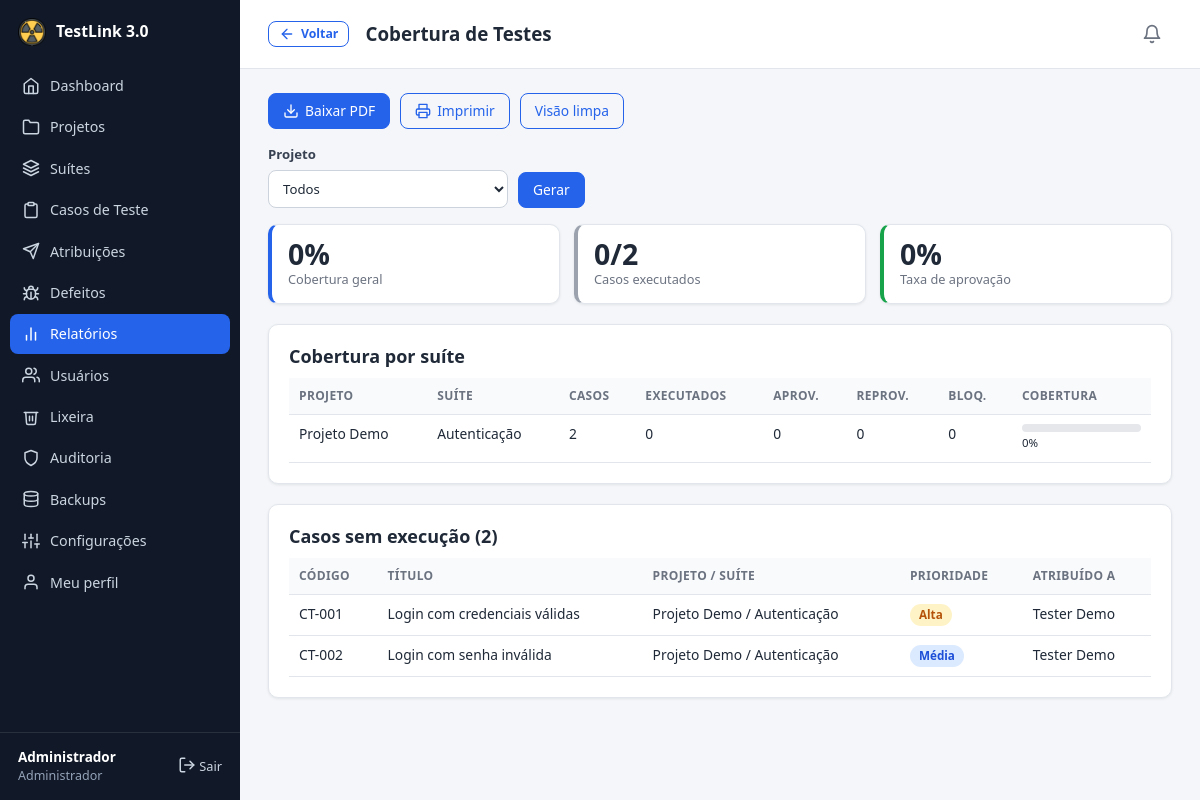
The page /report_coverage.php (signed in) on the database its author committed.
### tables this page shows
CREATE TABLE users (
    id            INT UNSIGNED AUTO_INCREMENT PRIMARY KEY,
    name          VARCHAR(120) NOT NULL,
    email         VARCHAR(160) NOT NULL UNIQUE,
    password_hash VARCHAR(255) NOT NULL,
    role          ENUM('admin','tester','developer','viewer') NOT NULL DEFAULT 'tester',
    active        TINYINT(1) NOT NULL DEFAULT 1,
     
    status        ENUM('approved','pending','rejected') NOT NULL DEFAULT 'approved',
     
    self_registered TINYINT(1) NOT NULL DEFAULT 0,
    created_at    DATETIME NOT NULL DEFAULT CURRENT_TIMESTAMP
);

CREATE TABLE projects (
    id          INT UNSIGNED AUTO_INCREMENT PRIMARY KEY,
    name        VARCHAR(150) NOT NULL,
    description TEXT NULL,
    status      ENUM('active','archived') NOT NULL DEFAULT 'active',
    created_by  INT UNSIGNED NULL,
    created_at  DATETIME NOT NULL DEFAULT CURRENT_TIMESTAMP,
    FOREIGN KEY (created_by) REFERENCES users(id) ON DELETE SET NULL
);

CREATE TABLE test_cases (
    id              INT UNSIGNED AUTO_INCREMENT PRIMARY KEY,
    project_id      INT UNSIGNED NOT NULL,
    suite_id        INT UNSIGNED NOT NULL,
    code            VARCHAR(40) NOT NULL,
    title           VARCHAR(200) NOT NULL,
    preconditions   TEXT NULL,
    steps           TEXT NOT NULL,
    expected_result TEXT NOT NULL,
    priority        ENUM('low','medium','high','critical') NOT NULL DEFAULT 'medium',
    status          ENUM('active','inactive') NOT NULL DEFAULT 'active',
    version         INT UNSIGNED NOT NULL DEFAULT 1,
    created_by      INT UNSIGNED NULL,
     
    responsible_tester_id INT UNSIGNED NULL,
    responsible_dev_id    INT UNSIGNED NULL,
    express               TINYINT(1) NOT NULL DEFAULT 0,
    created_at      DATETIME NOT NULL DEFAULT CURRENT_TIMESTAMP,
    updated_at      DATETIME NOT NULL DEFAULT CURRENT_TIMESTAMP ON UPDATE CURRENT_TIMESTAMP,
    UNIQUE KEY uq_case_code (project_id, code),
    FOREIGN KEY (project_id) REFERENCES projects(id) ON DELETE CASCADE,
    FOREIGN KEY (suite_id)   REFERENCES suites(id)   ON DELETE CASCADE,
    FOREIGN KEY (created_by) REFERENCES users(id)    ON DELETE SET NULL,
    FOREIGN KEY (responsible_tester_id) REFERENCES users(id) ON DELETE SET NULL,
    FOREIGN KEY (responsible_dev_id)    REFERENCES users(id) ON DELETE SET NULL
);

CREATE TABLE suites (
    id          INT UNSIGNED AUTO_INCREMENT PRIMARY KEY,
    project_id  INT UNSIGNED NOT NULL,
    name        VARCHAR(150) NOT NULL,
    description TEXT NULL,
    created_at  DATETIME NOT NULL DEFAULT CURRENT_TIMESTAMP,
    FOREIGN KEY (project_id) REFERENCES projects(id) ON DELETE CASCADE
);

### includes/db.php (called while the page is built)
<?php
function db(): PDO
{
    static $pdo = null;
    if ($pdo === null) {
        $dsn = 'mysql:host=' . DB_HOST . ';dbname=' . DB_NAME . ';charset=' . DB_CHARSET;
        try {
            $pdo = new PDO($dsn, DB_USER, DB_PASS, [
                PDO::ATTR_ERRMODE            => PDO::ERRMODE_EXCEPTION,
                PDO::ATTR_DEFAULT_FETCH_MODE => PDO::FETCH_ASSOC,
                PDO::ATTR_EMULATE_PREPARES   => false,
            ]);
        } catch (PDOException $e) {
            http_response_code(500);
            exit('<h1>Erro de conexão</h1><p>Não foi possível conectar ao banco de dados. '
                . 'Verifique <code>config/config.php</code> e se o <code>database.sql</code> foi importado.</p>');
        }
    }
    return $pdo;
}
function q(string $sql, array $params = []): PDOStatement
{
    $st = db()->prepare($sql);
    $st->execute($params);
    return $st;
}

### includes/auth.php (called while the page is built, shortened)
<?php
function current_user(): ?array
{
    static $user = false;
    if ($user !== false) {
        return $user;
    }
    $row = q('SELECT id, name, email, role, active FROM users WHERE id = ?', [$_SESSION['uid']])->fetch();
    return $user = $row;
}
function require_login(): array
{
    $u = current_user();
    return $u;
}
function require_role(string ...$roles): array
{
    $u = require_login();
    return $u;
}

### includes/notify.php (called while the page is built, shortened)
<?php
function unread_notifications(int $userId): int
{
    return (int)q('SELECT COUNT(*) FROM notifications WHERE user_id = ? AND read_at IS NULL', [$userId])->fetchColumn();
}

### report_coverage.php (the view, shortened to what this page needs)
<?php
require __DIR__ . '/includes/bootstrap.php';
require_role('admin', 'viewer');
$fProject = get_int('project');
$where = $fProject ? 'AND s.project_id = ?' : '';
$rows = q("SELECT p.id project_id, p.name project, s.name suite,
                  COUNT(tc.id) total,
                  COALESCE(SUM(ex.id IS NOT NULL), 0) executed,
                  COALESCE(SUM(ex.result = 'passed'), 0) passed,
                  COALESCE(SUM(ex.result = 'failed'), 0) failed,
                  COALESCE(SUM(ex.result = 'blocked'), 0) blocked
           FROM suites s JOIN projects p ON p.id = s.project_id
           LEFT JOIN test_cases tc ON tc.suite_id = s.id AND tc.status = 'active'
           LEFT JOIN executions ex ON ex.id = (SELECT MAX(id) FROM executions WHERE case_id = tc.id)
           WHERE 1=1 $where GROUP BY s.id, p.id, p.name, s.name ORDER BY p.name, s.name", $fProject ? [$fProject] : [])->fetchAll();
$totals = ['total' => 0, 'executed' => 0, 'passed' => 0];
foreach ($rows as $r) {
    $totals['total'] += $r['total'];
    $totals['executed'] += $r['executed'];
    $totals['passed'] += $r['passed'];
}
$gaps = q("SELECT tc.code, tc.title, p.name project, s.name suite, tc.priority,
                  (SELECT GROUP_CONCAT(u.name SEPARATOR ', ') FROM assignments a JOIN users u ON u.id = a.tester_id WHERE a.case_id = tc.id) testers
           FROM test_cases tc JOIN projects p ON p.id = tc.project_id JOIN suites s ON s.id = tc.suite_id
           WHERE tc.status = 'active' AND NOT EXISTS (SELECT 1 FROM executions WHERE case_id = tc.id)
           " . ($fProject ? 'AND tc.project_id = ?' : '') . ' ORDER BY p.name, s.name, tc.code', $fProject ? [$fProject] : [])->fetchAll();
$pageTitle = 'Cobertura de Testes';
$active = 'reports.php';
$backUrl = 'reports.php';
include __DIR__ . '/includes/header.php';
?>
<?php report_toolbar($pageTitle, 'coverage'); ?>
<form method="get" class="filters no-print">
    <label class="field">Projeto <select name="project"><?= options(project_list(), $fProject ?: null, true, 'Todos') ?></select></label>
    <button class="btn" type="submit">Gerar</button>
</form>
<div class="stats">
    <div class="stat"><div class="num"><?= pct($totals['executed'], $totals['total']) ?>%</div><div class="lbl">Cobertura geral</div></div>
    <div class="stat gray"><div class="num"><?= $totals['executed'] ?>/<?= $totals['total'] ?></div><div class="lbl">Casos executados</div></div>
    <div class="stat green"><div class="num"><?= pct($totals['passed'], $totals['executed']) ?>%</div><div class="lbl">Taxa de aprovação</div></div>
</div>
<div class="card">
    <h2>Cobertura por suíte</h2>
    <div class="table-wrap"><table>
        <thead><tr><th>Projeto</th><th>Suíte</th><th>Casos</th><th>Executados</th><th>Aprov.</th><th>Reprov.</th><th>Bloq.</th><th>Cobertura</th></tr></thead>
        <tbody>
        <?php foreach ($rows as $r): $c = pct((int)$r['executed'], (int)$r['total']); ?>
            <tr>
                <td><?= e($r['project']) ?></td>
                <td><?= e($r['suite']) ?></td>
                <td><?= (int)$r['total'] ?></td>
                <td><?= (int)$r['executed'] ?></td>
                <td><?= (int)$r['passed'] ?></td>
                <td><?= (int)$r['failed'] ?></td>
                <td><?= (int)$r['blocked'] ?></td>
                <td><div class="progress <?= $c === 100 ? 'ok' : '' ?>"><span style="width: <?= $c ?>%"></span></div><small><?= $c ?>%</small></td>
            </tr>
        <?php endforeach; ?>
        </tbody>
    </table></div>
</div>
<div class="card">
    <h2>Casos sem execução (<?= count($gaps) ?>)</h2>
    <div class="table-wrap"><table>
        <thead><tr><th>Código</th><th>Título</th><th>Projeto / Suíte</th><th>Prioridade</th><th>Atribuído a</th></tr></thead>
        <tbody>
        <?php foreach ($gaps as $g): ?>
            <tr><td><?= e($g['code']) ?></td><td><?= e($g['title']) ?></td><td><?= e($g['project']) ?> / <?= e($g['suite']) ?></td>
                <td><?= level_badge($g['priority']) ?></td><td><?= e($g['testers'] ?: '—') ?></td></tr>
        <?php endforeach; ?>
        </tbody>
    </table></div>
</div>
<?php include __DIR__ . '/includes/footer.php'; ?>

### includes/header.php (shortened to what this page needs)
<?php
$user = current_user();
$pageTitle = $pageTitle ?? '';
$active = $active ?? '';
$clean = !empty($_GET['clean']);
$sys = get_setting('system_name', APP_NAME);
?>
<!DOCTYPE html>
<html lang="pt-BR">
<head>
    <link rel="stylesheet" href="assets/css/style.css?v=<?= (int)@filemtime(__DIR__ . '/../assets/css/style.css') ?>">
</head>
<body class="<?= trim(($clean ? 'clean ' : '') . ($bodyClass ?? '')) ?>">
<?php if ($user): ?>
<div class="layout">
    <aside class="sidebar" id="sidebar">
        <a class="brand" href="dashboard.php">
            <img src="assets/img/favicon.png" alt="" width="28" height="28">
            <span><?= e($sys) ?></span>
        </a>
        <nav>
            <?php foreach (nav_items($user['role']) as [$file, $label, $ico]): ?>
                <a href="<?= e($file) ?>" class="<?= $active === strtok($file, '?') ? 'active' : '' ?>">
                    <?= icon($ico) ?> <span><?= e($label) ?></span>
                </a>
            <?php endforeach; ?>
        </nav>
        <div class="sidebar-foot">
            <div class="who">
                <strong><?= e($user['name']) ?></strong>
                <small><?= e(ROLES[$user['role']]) ?></small>
            </div>
            <a href="logout.php" class="logout" title="Sair"><?= icon('logout') ?> Sair</a>
        </div>
    </aside>
    <div class="main">
        <header class="topbar no-print">
            <?php if (!empty($backUrl)): ?><?= back_button($backUrl, 'btn-sm') ?><?php endif; ?>
            <h1><?= e($pageTitle) ?></h1>
            <?php $unreadN = unread_notifications((int)$user['id']); ?>
            <a href="notifications.php" class="bell <?= $unreadN ? 'has' : '' ?>" title="<?= $unreadN ? $unreadN . ' aviso(s) que precisam da sua ação' : 'Nenhum aviso pendente' ?>"
               aria-label="Notificações: <?= $unreadN ?> pendente(s)">
                <?= icon('bell', 20) ?><?php if ($unreadN): ?><span class="bell-count"><?= $unreadN > 99 ? '99+' : $unreadN ?></span><?php endif; ?>
            </a>
        </header>
        <main class="content">
<?php else: ?>
<main class="auth-wrap">
<?php endif; ?>

### includes/helpers.php (shortened to what this page needs)
<?php
function e($value): string
{
    return htmlspecialchars((string)$value, ENT_QUOTES | ENT_SUBSTITUTE, 'UTF-8');
}
function get_int(string $key): int
{
    return (int)($_GET[$key] ?? 0);
}
function get_setting(string $key, string $default = ''): string
{
    static $cache = null;
    if ($cache === null) {
        try {
            $cache = db()->query('SELECT k, v FROM settings')->fetchAll(PDO::FETCH_KEY_PAIR);
        } catch (Throwable $e) {
            $cache = [];
        }
    }
    return $cache[$key] ?? $default;
}
function badge(string $text, string $class): string
{
    return '<span class="badge badge-' . e($class) . '">' . e($text) . '</span>';
}
function level_badge(string $l): string
{
    $map = ['low' => 'gray', 'medium' => 'blue', 'high' => 'amber', 'critical' => 'red'];
    return badge(LEVELS[$l] ?? $l, $map[$l] ?? 'gray');
}
function options(array $items, $selected = null, bool $blank = false, string $blankLabel = 'Todos'): string
{
    $html = $blank ? '<option value="">' . e($blankLabel) . '</option>' : '';
    foreach ($items as $k => $label) {
        $sel = ((string)$k === (string)$selected) ? ' selected' : '';
        $html .= '<option value="' . e($k) . '"' . $sel . '>' . e($label) . '</option>';
    }
    return $html;
}
function project_list(): array
{
    return q('SELECT id, name FROM projects ORDER BY name')->fetchAll(PDO::FETCH_KEY_PAIR);
}
function pct(int $part, int $total): int
{
    return $total > 0 ? (int)round($part * 100 / $total) : 0;
}
function icon(string $name, int $size = 18): string
{
    $p = $paths[$name] ?? '';
    return '<svg class="icon" width="' . $size . '" height="' . $size . '" viewBox="0 0 24 24" fill="none" '
        . 'stroke="currentColor" stroke-width="2" stroke-linecap="round" stroke-linejoin="round" aria-hidden="true">'
        . $p . '</svg>';
}
function back_button(string $fallback, string $extraClass = ''): string
{
    return '<a href="' . e($fallback) . '" class="btn btn-ghost btn-back ' . e($extraClass) . '" data-back title="Voltar à página anterior">'
        . icon('arrow-left', 16) . ' <span>Voltar</span></a>';
}
function report_toolbar(string $title, string $pdfType = ''): void
{
    $clean = !empty($_GET['clean']);
    $qs = $_GET;
    unset($qs['clean']);
    $pdfQs = http_build_query(['type' => $pdfType] + $qs);
    if (!$clean) {
        $qs['clean'] = 1;
    }
    $toggle = basename($_SERVER['SCRIPT_NAME']) . '?' . http_build_query($qs);
    echo '<div class="report-actions no-print">';
    if ($pdfType !== '') {
        echo '<a class="btn" href="report_pdf.php?' . e($pdfQs) . '">' . icon('download', 16) . ' Baixar PDF</a>';
    }
    echo '<button type="button" class="btn btn-ghost" data-print>' . icon('printer', 16) . ' Imprimir</button>';
    echo '<a class="btn btn-ghost" href="' . e($toggle) . '">' . ($clean ? 'Sair da visão limpa' : 'Visão limpa') . '</a>';
    echo '</div>';
}

### rows shown on the page
users: name "Administrador", role "Administrador"
projects: name "Projeto Demo", suite "Autenticação", total "2", executed "0", passed "0", failed "0", blocked "0", c "0"
test_cases: code "CT-001", title "Login com credenciais válidas", project.name "Projeto Demo", suite.name "Autenticação", text "Alta", testers "Tester Demo"
test_cases: code "CT-002", title "Login com senha inválida", project.name "Projeto Demo", suite.name "Autenticação", text "Média", testers "Tester Demo"

### other values the page prints
$sys "TestLink 3.0"
$label "Dashboard"
$label "Projetos"
$label "Suítes"
$label "Casos de Teste"
$label "Atribuições"
$label "Defeitos"
$label "Relatórios"
$label "Usuários"
$label "Lixeira"
$label "Auditoria"
$label "Backups"
$label "Configurações"
$label "Meu perfil"
$pageTitle "Cobertura de Testes"
